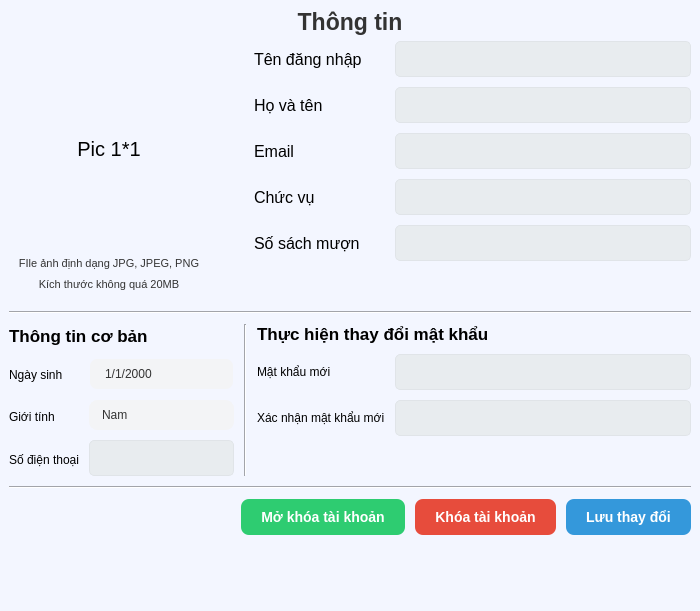
<?xml version="1.0" encoding="UTF-8"?>
<ui version="4.0">
 <class>info_user</class>
 <widget class="QMainWindow" name="info_user">
  <property name="geometry">
   <rect>
    <x>0</x>
    <y>0</y>
    <width>700</width>
    <height>611</height>
   </rect>
  </property>
  <property name="windowTitle">
   <string>MainWindow</string>
  </property>
  <property name="styleSheet">
   <string notr="true">QWidget { background: rgb(243, 246, 255);color: rgb(8, 104, 173);selection-color:#0078d7}</string>
  </property>
  <widget class="QWidget" name="centralwidget">
   <layout class="QVBoxLayout" name="verticalLayout">
    <item>
     <widget class="QLabel" name="label">
      <property name="font">
       <font>
        <pointsize>17</pointsize>
        <bold>true</bold>
       </font>
      </property>
      <property name="styleSheet">
       <string notr="true">color: rgb(51, 51, 51);</string>
      </property>
      <property name="text">
       <string>Thông tin</string>
      </property>
      <property name="alignment">
       <set>Qt::AlignmentFlag::AlignCenter</set>
      </property>
     </widget>
    </item>
    <item>
     <layout class="QVBoxLayout" name="verticalLayout_3">
      <property name="spacing">
       <number>10</number>
      </property>
      <property name="leftMargin">
       <number>0</number>
      </property>
      <property name="rightMargin">
       <number>0</number>
      </property>
      <item>
       <layout class="QHBoxLayout" name="horizontalLayout_2">
        <item>
         <layout class="QVBoxLayout" name="verticalLayout_4">
          <property name="spacing">
           <number>0</number>
          </property>
          <item>
           <widget class="QLabel" name="anh_dai_dien">
            <property name="minimumSize">
             <size>
              <width>200</width>
              <height>200</height>
             </size>
            </property>
            <property name="maximumSize">
             <size>
              <width>200</width>
              <height>200</height>
             </size>
            </property>
            <property name="font">
             <font>
              <family>Segoe UI</family>
              <pointsize>15</pointsize>
              <italic>false</italic>
              <bold>false</bold>
             </font>
            </property>
            <property name="styleSheet">
             <string notr="true">color: rgb(0, 0, 0);</string>
            </property>
            <property name="text">
             <string>Pic 1*1</string>
            </property>
            <property name="alignment">
             <set>Qt::AlignmentFlag::AlignCenter</set>
            </property>
           </widget>
          </item>
          <item>
           <widget class="QPushButton" name="pushButton_3">
            <property name="font">
             <font>
              <pointsize>8</pointsize>
             </font>
            </property>
            <property name="styleSheet">
             <string notr="true">border: 0px;
border-radius: 0px;
color: rgb(51, 51, 51);</string>
            </property>
            <property name="text">
             <string>FIle ảnh định dạng JPG, JPEG, PNG</string>
            </property>
           </widget>
          </item>
          <item>
           <widget class="QPushButton" name="pushButton_4">
            <property name="font">
             <font>
              <pointsize>8</pointsize>
             </font>
            </property>
            <property name="styleSheet">
             <string notr="true">border: 0px;
color: rgb(51, 51, 51);
border-radius: 0px;</string>
            </property>
            <property name="text">
             <string>Kích thước không quá 20MB</string>
            </property>
           </widget>
          </item>
         </layout>
        </item>
        <item>
         <widget class="QLabel" name="label_29">
          <property name="minimumSize">
           <size>
            <width>25</width>
            <height>0</height>
           </size>
          </property>
          <property name="text">
           <string/>
          </property>
         </widget>
        </item>
        <item>
         <layout class="QVBoxLayout" name="verticalLayout_5">
          <property name="spacing">
           <number>10</number>
          </property>
          <item>
           <layout class="QHBoxLayout" name="horizontalLayout_3">
            <item>
             <widget class="QLabel" name="label_30">
              <property name="minimumSize">
               <size>
                <width>131</width>
                <height>0</height>
               </size>
              </property>
              <property name="font">
               <font>
                <family>Segoe UI</family>
                <pointsize>12</pointsize>
                <italic>false</italic>
                <bold>false</bold>
               </font>
              </property>
              <property name="styleSheet">
               <string notr="true">color: rgb(0, 0, 0);
</string>
              </property>
              <property name="text">
               <string>Tên đăng nhập</string>
              </property>
             </widget>
            </item>
            <item>
             <widget class="QLineEdit" name="ten_dang_nhap">
              <property name="styleSheet">
               <string notr="true">QLineEdit {
    background-color: #e8ecef; 
    border-radius: 5px; 
    border: 1px solid #E0E4E8; 
    padding: 8px 10px; 
    color: #1E1E1E; 
    font-size: 14px;
}

QLineEdit:hover {
    background-color: #E5E9ED;
}
QLineEdit:focus {
    background-color: #FFFFFF; 
    border: 1px solid #3498db; 
}</string>
              </property>
             </widget>
            </item>
           </layout>
          </item>
          <item>
           <layout class="QHBoxLayout" name="horizontalLayout_6">
            <item>
             <widget class="QLabel" name="label_37">
              <property name="minimumSize">
               <size>
                <width>131</width>
                <height>0</height>
               </size>
              </property>
              <property name="font">
               <font>
                <pointsize>12</pointsize>
               </font>
              </property>
              <property name="styleSheet">
               <string notr="true">color: rgb(0, 0, 0);
</string>
              </property>
              <property name="text">
               <string>Họ và tên</string>
              </property>
             </widget>
            </item>
            <item>
             <widget class="QLineEdit" name="ho_va_ten">
              <property name="styleSheet">
               <string notr="true">QLineEdit {
    background-color: #e8ecef; 
    border-radius: 5px; 
    border: 1px solid #E0E4E8; 
    padding: 8px 10px; 
    color: #1E1E1E; 
    font-size: 14px;
}

QLineEdit:hover {
    background-color: #E5E9ED;
}
QLineEdit:focus {
    background-color: #FFFFFF; 
    border: 1px solid #3498db; 
}</string>
              </property>
             </widget>
            </item>
           </layout>
          </item>
          <item>
           <layout class="QHBoxLayout" name="horizontalLayout_7">
            <item>
             <widget class="QLabel" name="label_31">
              <property name="minimumSize">
               <size>
                <width>131</width>
                <height>0</height>
               </size>
              </property>
              <property name="font">
               <font>
                <pointsize>12</pointsize>
               </font>
              </property>
              <property name="styleSheet">
               <string notr="true">color: rgb(0, 0, 0);
</string>
              </property>
              <property name="text">
               <string>Email</string>
              </property>
             </widget>
            </item>
            <item>
             <widget class="QLineEdit" name="email">
              <property name="styleSheet">
               <string notr="true">QLineEdit {
    background-color: #e8ecef; 
    border-radius: 5px; 
    border: 1px solid #E0E4E8; 
    padding: 8px 10px; 
    color: #1E1E1E; 
    font-size: 14px;
}

QLineEdit:hover {
    background-color: #E5E9ED;
}
QLineEdit:focus {
    background-color: #FFFFFF; 
    border: 1px solid #3498db; 
}</string>
              </property>
             </widget>
            </item>
           </layout>
          </item>
          <item>
           <layout class="QHBoxLayout" name="horizontalLayout_15">
            <item>
             <widget class="QLabel" name="label_33">
              <property name="minimumSize">
               <size>
                <width>131</width>
                <height>0</height>
               </size>
              </property>
              <property name="font">
               <font>
                <pointsize>12</pointsize>
               </font>
              </property>
              <property name="styleSheet">
               <string notr="true">color: rgb(0, 0, 0);
</string>
              </property>
              <property name="text">
               <string>Chức vụ</string>
              </property>
             </widget>
            </item>
            <item>
             <widget class="QLineEdit" name="chuc_vu">
              <property name="styleSheet">
               <string notr="true">QLineEdit {
    background-color: #e8ecef; 
    border-radius: 5px; 
    border: 1px solid #E0E4E8; 
    padding: 8px 10px; 
    color: #1E1E1E; 
    font-size: 14px;
}

QLineEdit:hover {
    background-color: #E5E9ED;
}
QLineEdit:focus {
    background-color: #FFFFFF; 
    border: 1px solid #3498db; 
}</string>
              </property>
             </widget>
            </item>
           </layout>
          </item>
          <item>
           <layout class="QHBoxLayout" name="horizontalLayout_16">
            <item>
             <widget class="QLabel" name="label_39">
              <property name="minimumSize">
               <size>
                <width>131</width>
                <height>0</height>
               </size>
              </property>
              <property name="font">
               <font>
                <pointsize>12</pointsize>
               </font>
              </property>
              <property name="styleSheet">
               <string notr="true">color: rgb(0, 0, 0);
</string>
              </property>
              <property name="text">
               <string>Số sách mượn</string>
              </property>
             </widget>
            </item>
            <item>
             <widget class="QLineEdit" name="so_sach_muon">
              <property name="styleSheet">
               <string notr="true">QLineEdit {
    background-color: #e8ecef; 
    border-radius: 5px; 
    border: 1px solid #E0E4E8; 
    padding: 8px 10px; 
    color: #1E1E1E; 
    font-size: 14px;
}

QLineEdit:hover {
    background-color: #E5E9ED;
}
QLineEdit:focus {
    background-color: #FFFFFF; 
    border: 1px solid #3498db; 
}</string>
              </property>
             </widget>
            </item>
           </layout>
          </item>
          <item>
           <spacer name="verticalSpacer_5">
            <property name="orientation">
             <enum>Qt::Orientation::Vertical</enum>
            </property>
            <property name="sizeHint" stdset="0">
             <size>
              <width>0</width>
              <height>0</height>
             </size>
            </property>
           </spacer>
          </item>
          <item>
           <spacer name="verticalSpacer_3">
            <property name="orientation">
             <enum>Qt::Orientation::Vertical</enum>
            </property>
            <property name="sizeHint" stdset="0">
             <size>
              <width>20</width>
              <height>40</height>
             </size>
            </property>
           </spacer>
          </item>
         </layout>
        </item>
       </layout>
      </item>
      <item>
       <widget class="Line" name="line">
        <property name="orientation">
         <enum>Qt::Orientation::Horizontal</enum>
        </property>
       </widget>
      </item>
      <item>
       <layout class="QHBoxLayout" name="horizontalLayout_8" stretch="0,0,1">
        <item>
         <layout class="QVBoxLayout" name="verticalLayout_6">
          <item>
           <widget class="QLabel" name="label_42">
            <property name="font">
             <font>
              <pointsize>13</pointsize>
              <bold>true</bold>
             </font>
            </property>
            <property name="styleSheet">
             <string notr="true">color: rgb(0, 0, 0);</string>
            </property>
            <property name="text">
             <string>Thông tin cơ bản</string>
            </property>
           </widget>
          </item>
          <item>
           <layout class="QHBoxLayout" name="horizontalLayout_10">
            <property name="spacing">
             <number>10</number>
            </property>
            <item>
             <layout class="QVBoxLayout" name="verticalLayout_11">
              <item>
               <widget class="QLabel" name="label_47">
                <property name="styleSheet">
                 <string notr="true">color: rgb(0, 0, 0);</string>
                </property>
                <property name="text">
                 <string>Ngày sinh</string>
                </property>
               </widget>
              </item>
              <item>
               <widget class="QLabel" name="label_46">
                <property name="styleSheet">
                 <string notr="true">color: rgb(0, 0, 0);</string>
                </property>
                <property name="text">
                 <string>Giới tính</string>
                </property>
               </widget>
              </item>
              <item>
               <widget class="QLabel" name="label_48">
                <property name="styleSheet">
                 <string notr="true">color: rgb(0, 0, 0);</string>
                </property>
                <property name="text">
                 <string>Số điện thoại</string>
                </property>
               </widget>
              </item>
             </layout>
            </item>
            <item>
             <layout class="QHBoxLayout" name="horizontalLayout_11">
              <item>
               <layout class="QVBoxLayout" name="verticalLayout_10">
                <item>
                 <widget class="QDateEdit" name="ngay_sinh">
                  <property name="styleSheet">
                   <string notr="true">/* --- PHẦN 1: Ô NHẬP LIỆU (Giống ComboBox) --- */
QDateEdit {
    border: 2px solid transparent;
    border-radius: 8px;
    padding: 6px 12px;
    background-color: #F3F4F6; /* Nền xám nhạt */
    color: #333;
    selection-background-color: rgb(69, 104, 173);
}

/* Khi di chuột vào */
QDateEdit:hover {
    background-color: #E5E7EB;
}

/* Khi đang nhập liệu (Focus) */
QDateEdit:focus {
    background-color: white;
    border: 2px solid rgb(69, 104, 173); /* Viền xanh */
}

/* Nút mũi tên xổ xuống */
QDateEdit::drop-down {
    subcontrol-origin: padding;
    subcontrol-position: top right;
    width: 30px;
    border-left-width: 0px;
    border-top-right-radius: 8px;
    border-bottom-right-radius: 8px;
}

/* Icon (Bạn có thể dùng icon lịch 'calendar.png' thay vì mũi tên cho đúng điệu) */
QDateEdit::down-arrow {
    image: url(:/icons/icons_/down-chevron.png); /* Hoặc file icon lịch của bạn */
    width: 16px;
    height: 16px;
}

/* --- PHẦN 2: LỊCH XỔ XUỐNG (QCalendarWidget) --- */

/* Khung tổng thể của lịch */
QCalendarWidget QWidget {
    alternate-background-color: #f9f9f9; 
    background-color: white;
    border-bottom-right-radius: 8px;
    border-bottom-left-radius: 8px;
}

/* Thanh điều hướng phía trên (Tháng/Năm) */
QCalendarWidget QToolButton {
    color: #333;
    background-color: transparent;
    border: none;
    font-weight: bold;
    icon-size: 20px; /* Chỉnh kích thước mũi tên trái phải của lịch */
}
QCalendarWidget QToolButton:hover {
    background-color: #F3F4F6;
    border-radius: 4px;
}

/* Menu chọn tháng năm khi bấm vào tiêu đề */
QCalendarWidget QMenu {
    background-color: white;
    border: 1px solid #ccc;
}

/* Bảng ngày tháng (Spin view) */
QCalendarWidget QAbstractItemView:enabled {
    font-size: 13px;
    color: #333;
    background-color: white;
    selection-background-color: rgb(69, 104, 173); /* Màu nền ngày được chọn */
    selection-color: white; /* Màu chữ ngày được chọn */
    outline: 0; /* Bỏ đường viền nét đứt xấu xí */
}

/* Ngày trong tuần (T2, T3, T4...) */
QCalendarWidget QAbstractItemView:disabled {
    color: #888; /* Màu chữ xám cho ngày không thuộc tháng hiện tại */
}</string>
                  </property>
                  <property name="currentSection">
                   <enum>QDateTimeEdit::Section::DaySection</enum>
                  </property>
                  <property name="displayFormat">
                   <string>d/M/yyyy</string>
                  </property>
                  <property name="calendarPopup">
                   <bool>true</bool>
                  </property>
                 </widget>
                </item>
                <item>
                 <widget class="QComboBox" name="gioi_tinh">
                  <property name="styleSheet">
                   <string notr="true">QComboBox {
    background-color: #f3f4f6;
    border: 1px solid #f3f4f6;
    border-radius: 8px;
    padding: 6px 12px;
    color: #333;
}

QComboBox:hover {
    background-color: #e4e6eb;
    border-color: #e4e6eb;
}

QComboBox:on {
    background-color: #e4e6eb;
    border-bottom-left-radius: 0px;
    border-bottom-right-radius: 0px;
}

QComboBox::drop-down {
    subcontrol-origin: padding;
    subcontrol-position: top right;
    width: 30px;
    border-left-width: 0px;
    border-top-right-radius: 8px;
    border-bottom-right-radius: 8px;
}

QComboBox::down-arrow {
    image: url(:/icons/icons_/down-chevron.png);
    width: 12px;
    height: 12px;
}

QComboBox QAbstractItemView {
    background-color: white;
    border: 1px solid #dcdcdc;
    border-radius: 8px;
    border-top-left-radius: 0px;
    border-top-right-radius: 0px;
    color: #333;
    selection-background-color: #f3f4f6;
    selection-color: #333;
    outline: 0;
}

QComboBox QAbstractItemView::item {
    padding: 8px 12px;
    min-height: 25px;
}

QComboBox QAbstractItemView::item:hover {
    background-color: #f0f5ff;
    color: rgb(60, 91, 149);
}

QComboBox QAbstractItemView::item:selected {
    background-color: #e4e6eb;
    color: #333;
}</string>
                  </property>
                  <item>
                   <property name="text">
                    <string>Nam</string>
                   </property>
                  </item>
                  <item>
                   <property name="text">
                    <string>Nữ</string>
                   </property>
                  </item>
                  <item>
                   <property name="text">
                    <string>Khác</string>
                   </property>
                  </item>
                 </widget>
                </item>
                <item>
                 <widget class="QLineEdit" name="so_dien_thoai">
                  <property name="styleSheet">
                   <string notr="true">QLineEdit {
    background-color: #e8ecef; 
    border-radius: 5px; 
    border: 1px solid #E0E4E8; 
    padding: 8px 10px; 
    color: #1E1E1E; 
    font-size: 14px;
}

QLineEdit:hover {
    background-color: #E5E9ED;
}
QLineEdit:focus {
    background-color: #FFFFFF; 
    border: 1px solid #3498db; 
}</string>
                  </property>
                 </widget>
                </item>
               </layout>
              </item>
             </layout>
            </item>
           </layout>
          </item>
         </layout>
        </item>
        <item>
         <widget class="Line" name="line_3">
          <property name="orientation">
           <enum>Qt::Orientation::Vertical</enum>
          </property>
         </widget>
        </item>
        <item>
         <layout class="QVBoxLayout" name="verticalLayout_7">
          <item>
           <widget class="QLabel" name="label_41">
            <property name="font">
             <font>
              <pointsize>13</pointsize>
              <bold>true</bold>
             </font>
            </property>
            <property name="styleSheet">
             <string notr="true">color: rgb(0, 0, 0);</string>
            </property>
            <property name="text">
             <string>Thực hiện thay đổi mật khẩu</string>
            </property>
           </widget>
          </item>
          <item>
           <layout class="QHBoxLayout" name="horizontalLayout_9">
            <item>
             <layout class="QVBoxLayout" name="verticalLayout_9">
              <item>
               <widget class="QLabel" name="label_35">
                <property name="font">
                 <font/>
                </property>
                <property name="styleSheet">
                 <string notr="true">color: rgb(0, 0, 0);
</string>
                </property>
                <property name="text">
                 <string>Mật khẩu mới</string>
                </property>
               </widget>
              </item>
              <item>
               <widget class="QLabel" name="label_36">
                <property name="styleSheet">
                 <string notr="true">color: rgb(0, 0, 0);
</string>
                </property>
                <property name="text">
                 <string>Xác nhận mật khẩu mới</string>
                </property>
               </widget>
              </item>
             </layout>
            </item>
            <item>
             <layout class="QVBoxLayout" name="verticalLayout_8">
              <property name="spacing">
               <number>10</number>
              </property>
              <item>
               <widget class="QLineEdit" name="mat_khau_moi">
                <property name="styleSheet">
                 <string notr="true">QLineEdit {
    background-color: #e8ecef; 
    border-radius: 5px; 
    border: 1px solid #E0E4E8; 
    padding: 8px 10px; 
    color: #1E1E1E; 
    font-size: 14px;
}

QLineEdit:hover {
    background-color: #E5E9ED;
}
QLineEdit:focus {
    background-color: #FFFFFF; 
    border: 1px solid #3498db; 
}</string>
                </property>
               </widget>
              </item>
              <item>
               <widget class="QLineEdit" name="mat_khau_moi_again">
                <property name="styleSheet">
                 <string notr="true">QLineEdit {
    background-color: #e8ecef; 
    border-radius: 5px; 
    border: 1px solid #E0E4E8; 
    padding: 8px 10px; 
    color: #1E1E1E; 
    font-size: 14px;
}

QLineEdit:hover {
    background-color: #E5E9ED;
}
QLineEdit:focus {
    background-color: #FFFFFF; 
    border: 1px solid #3498db; 
}</string>
                </property>
               </widget>
              </item>
             </layout>
            </item>
           </layout>
          </item>
          <item>
           <spacer name="verticalSpacer">
            <property name="orientation">
             <enum>Qt::Orientation::Vertical</enum>
            </property>
            <property name="sizeHint" stdset="0">
             <size>
              <width>20</width>
              <height>40</height>
             </size>
            </property>
           </spacer>
          </item>
         </layout>
        </item>
       </layout>
      </item>
      <item>
       <widget class="Line" name="line_2">
        <property name="orientation">
         <enum>Qt::Orientation::Horizontal</enum>
        </property>
       </widget>
      </item>
      <item>
       <layout class="QHBoxLayout" name="horizontalLayout_12">
        <item>
         <spacer name="horizontalSpacer">
          <property name="orientation">
           <enum>Qt::Orientation::Horizontal</enum>
          </property>
          <property name="sizeHint" stdset="0">
           <size>
            <width>40</width>
            <height>20</height>
           </size>
          </property>
         </spacer>
        </item>
        <item>
         <widget class="QPushButton" name="pushButton_2">
          <property name="styleSheet">
           <string notr="true">QPushButton {
    background-color: #2ecc71; /* Xanh lá tươi (Emerald) */
    color: white;
    border: none;
    border-radius: 8px;
    padding: 10px 20px;
    font-weight: bold;
    font-size: 14px;
}

QPushButton:hover {
    background-color: #58d68d; /* Sáng hơn khi di chuột */
}

QPushButton:pressed {
    background-color: #27ae60; /* Xanh đậm (Nephritis) khi ấn */
    padding-top: 11px;
}</string>
          </property>
          <property name="text">
           <string>Mở khóa tài khoản</string>
          </property>
         </widget>
        </item>
        <item>
         <widget class="QPushButton" name="pushButton">
          <property name="styleSheet">
           <string notr="true">QPushButton {
    background-color: #e74c3c; /* Đỏ tươi (Alizarin) - Thay cho xanh dương */
    color: white;
    border: none;
    border-radius: 8px;
    padding: 10px 20px;
    font-weight: bold;
    font-size: 14px;
}

QPushButton:hover {
    background-color: #ff6b6b; /* Đỏ nhạt/sáng hơn khi di chuột */
}

QPushButton:pressed {
    background-color: #c0392b; /* Đỏ đậm (màu gạch) khi ấn xuống */
    padding-top: 11px;
}</string>
          </property>
          <property name="text">
           <string>Khóa tài khoản</string>
          </property>
         </widget>
        </item>
        <item>
         <widget class="QPushButton" name="luu_thong_tin">
          <property name="styleSheet">
           <string notr="true">QPushButton {
    background-color: #3498db; /* Xanh dương tươi (Bright Blue) */
    color: white;
    border: none;
    border-radius: 8px;
    padding: 10px 20px;
    font-weight: bold;
    font-size: 14px;
}

QPushButton:hover {
    background-color: #5dade2; /* Sáng hơn khi di chuột */
}

QPushButton:pressed {
    background-color: #2980b9; /* Tối hơn chút khi ấn */
    padding-top: 11px;
}</string>
          </property>
          <property name="text">
           <string>Lưu thay đổi</string>
          </property>
         </widget>
        </item>
       </layout>
      </item>
      <item>
       <spacer name="verticalSpacer_2">
        <property name="orientation">
         <enum>Qt::Orientation::Vertical</enum>
        </property>
        <property name="sizeHint" stdset="0">
         <size>
          <width>0</width>
          <height>0</height>
         </size>
        </property>
       </spacer>
      </item>
     </layout>
    </item>
   </layout>
  </widget>
 </widget>
 <resources/>
 <connections/>
</ui>
